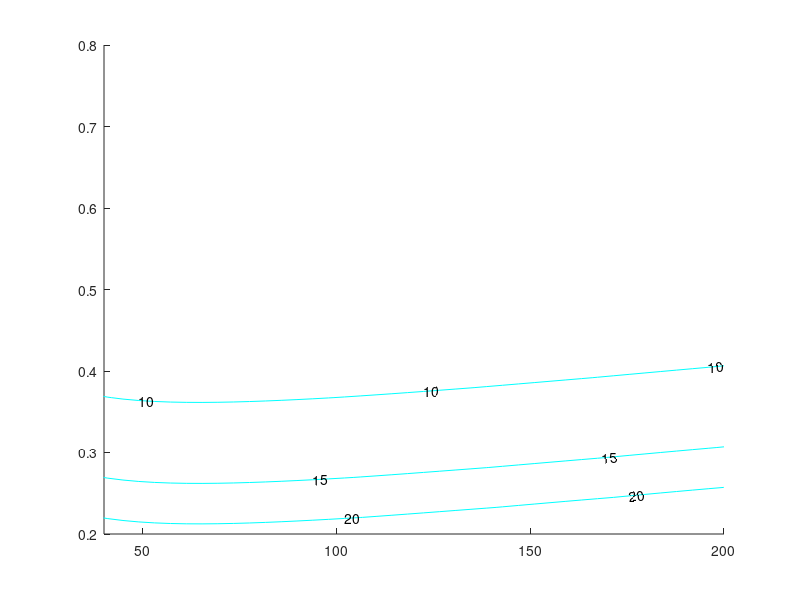

MATLAB code for this plot: (Note: this script raises an error after producing the figure.)
function [] = tw_ws_design()
% function [] = tw_ws_design(e,AR,Cd0,Vcruise,Vclimb)

e=0.8;
AR=6;
Cd0=0.015;
CLmax=5;
Vcruise=471;
Vclimb=200;
K=1/(pi*e*AR);

rhoSL=0.002377;
% [rho,a,temp,press,kvisc,ZorH]=stdatmo(H_in,Toffset,Units,GeomFlag);
num=100;
WS=linspace(0,200,num);

num=50;
[WSt,TWt]=meshgrid(linspace(0,200,num),linspace(0,0.6,num));

figure
hold on
axis([40 200 0.2 0.8]);



%% climb
%20min to climb with 205,000lbs
%SL to 37000ft in 20min is 1850ft/min average
Vclimb = Vclimb*6076/3600; %200kts in fps...
Pdyn=0.5*rhoSL*Vclimb^2;

Hceil = 47000; %absolute ceiling in feet
h1 = 0; %starting alt
h2 = 34000; %finishing alt
% climbTime = 20*60; %20minutes in seconds
% climbRate = Hceil*log((Hceil-h1)/(Hceil-h2))/climbTime;

climbRate=Vclimb.*(TWt-(Pdyn*Cd0./WSt+K/Pdyn.*WSt));
climbTime = Hceil*log((Hceil-h1)/(Hceil-h2))./climbRate/60;
% climbRate = 1850/60; %override ceiling determination...
contour(WSt,TWt,climbTime,[10,15,20],'ShowText','on','LineColor','c')
% TW=Pdyn*Cd0./WS+K/Pdyn.*WS+1/Vclimb*climbRate;
% plot(WS,TW,'r')

%% takeoff distance
% un-needed extra --> TW=-(104.5*WS)/(CLmax*sigma*348*sqrt(WS/(CLmax*sigma))-5*STO); %50ft obstacle clearance from book
[rho,~,~,~,~,~]=stdatmo(10000,50,'US',true); %@SL with 86degF = ISA+27degF
CLto=3.5;

%more robust method but may contain errors in takeoff_dist function - needs
%checking

STO=takeoff_roll(TWt,WSt,rho,CLto,e,AR,0.025,Cd0); %this is takeoff ground run...
contour(WSt,TWt,STO,[3e3,6e3,9e3],'ShowText','on','LineColor','k');


%% landing distance
[rho,~,~,~,~,~]=stdatmo(10000,50,'US',true); %@SL with 86degF = ISA+27degF 
sigma=rho/rhoSL;
CLldg=CLmax;
Sa=1000;
% SLDG=9000;
% WSs=2/3*5/3*(SLDG-Sa)*sigma*CLmax/80;
SLDG = 2/3*5/3*80.*WSt./(sigma*CLldg)+Sa;
contour(WSt,TWt,SLDG,[3e3:2e3:9e3],'ShowText','on','LineColor','g');
% plot([WSs WSs],[0 1],'c');

%% span limit
b=262;
Wb=b^2/AR*WSt;
contour(WSt,TWt,Wb,[1e6,1.2e6,1.4e6],'ShowText','on','LineColor','y');

%% Thrust limit
T=105000*4;
Wt=T./TWt;
contour(WSt,TWt,Wt,[1e6,1.2e6,1.4e6],'ShowText','on','LineColor','m');

%% Range
% g=32.2; %ft/s^2
% sfc_cruise=0.6;
% LDcruise= @(Cd0,AR,e) 0.943 * 1./(4.*Cd0./(pi.*AR.*e)).^0.5;
% Range = Vcruise/g/sfc_cruise*LDcruise(Cd0,AR,e)*log(WSt.*TWt);
% contour(WSt,TWt,Range,[4e3,6e3,8e3],'ShowText','on','LineColor','m')

%% takeoff simple
[rho,~,~,~,~,~]=stdatmo(10000,50,'US',true); %@SL with 86degF = ISA+27degF
CLto=3.5;

%simple t/o dist calc using takeoff parameter looked up from graph...
sigma=rho/rhoSL;
TOP = 230; %from 4-engine balanced field takeoff for 8000ft from performance slides
TW=WS/(TOP*sigma*CLto);
hatchedline(WS,TW,'b');
TOP = 360; %over 50ft obstacle 8000ft takeoff distance from performance slides
TW=WS/(TOP*sigma*CLto);
hatchedline(WS,TW,'r');

%% stall
Vref=130;
Vstall=Vref/1.3*6076/3600;
WSs=0.5*rhoSL*(Vstall)^2*CLmax;
hatchedline([WSs WSs],[0 1],'b');

%% straight and level @ FL450
Vcruise=Vcruise*6076/3600; %442kts = .77mach @ 37000ft
[rho,~,~,~,~,~]=stdatmo(45000,0,'US',true);
Pdyn=0.5*rho*Vcruise^2;
K=1/(pi*e*AR);
TW=Pdyn*Cd0./WS+K/Pdyn.*WS;
plot(WS,TW,'g')
xlabel('W/S (lb/sqft)')
ylabel('T/W')

%%
axis([40 200 0.1 0.6])
legend('Minutes to climb to FL340 @ 200keas','T/O GR @ 10kftMSL ISA+50degF','Landing Distance @ 10kftMSL ISA+50degF','MTOW for 262ft span limit','MTOW for 4x GE-90 engines','8kft BFL @ 10kftMSL ISA+50degF','8kft T/O Dist over 50ft @ 10kftMSL ISA+50degF','Level FL450','Stall @ 100keas')

